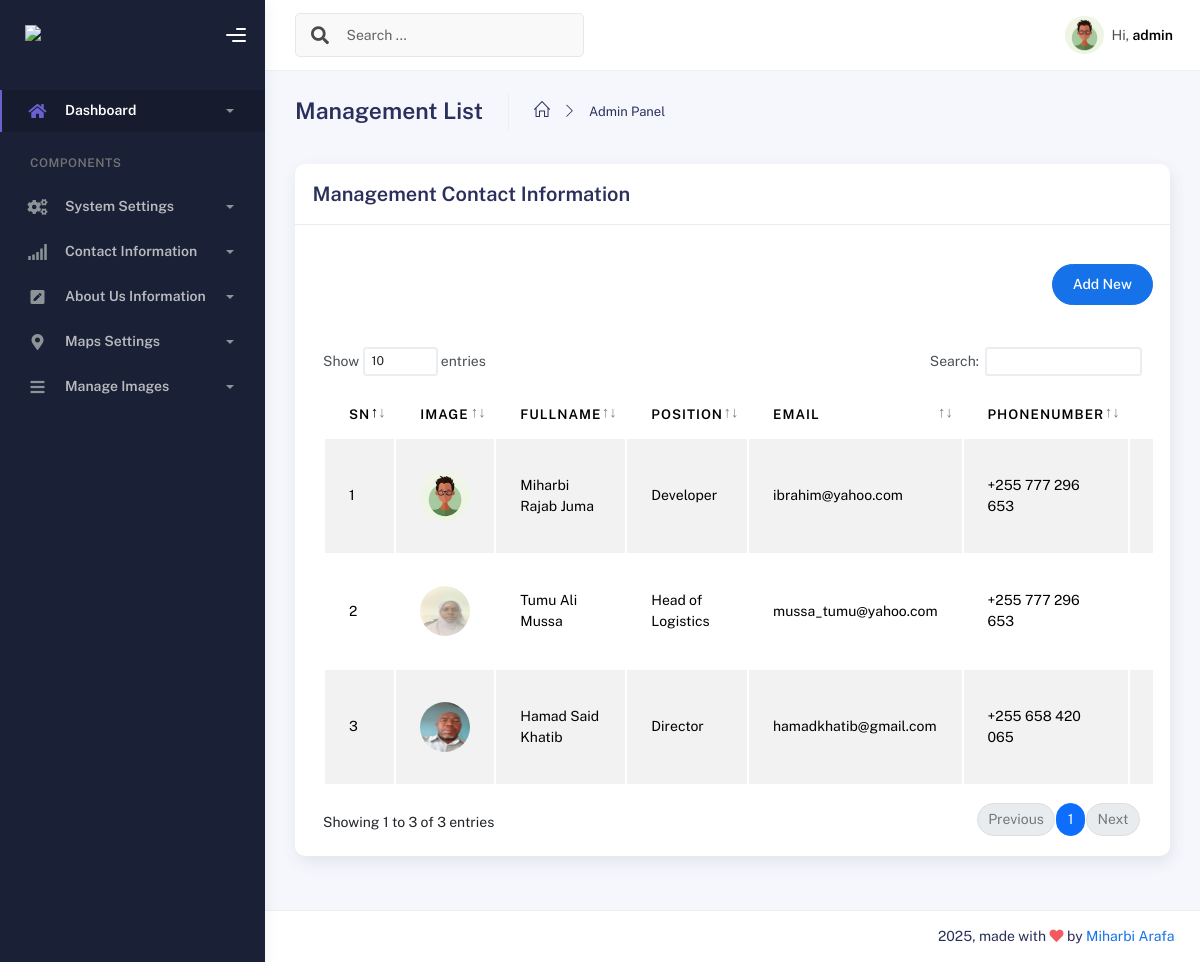
/admin/contact/list_management_contact.php (signed in), run on the app's committed database.
### tables this page shows
CREATE TABLE `management_contact` (
  `id` int(11) NOT NULL,
  `staff_image` varchar(255) DEFAULT NULL,
  `staff_name` varchar(100) NOT NULL,
  `staff_position` varchar(100) NOT NULL,
  `staff_email` varchar(100) NOT NULL,
  `staff_phone` varchar(16) NOT NULL
);

### admin/Database.php (called while the page is built, shortened)
<?php
class Database {
    private $host = "localhost";
    private $username = "root";
    private $password = "";
    private $dbname = "marine_zanzibar_db";
    private $conn;
    private function connect() {
        try {
            $this->conn = new PDO("mysql:host=$this->host;dbname=$this->dbname;charset=utf8mb4", $this->username, $this->password);
            $this->conn->setAttribute(PDO::ATTR_ERRMODE, PDO::ERRMODE_EXCEPTION);
        } catch (PDOException $e) {
            error_log("Connection failed: " . $e->getMessage());
            echo "Database connection failed. Please try again later.";
        }
    }
    public function prepare($sql) {
        return $this->conn->prepare($sql);
    }
}
?>

### admin/contact/list_management_contact.php (the view, shortened to what this page needs)
<?php
include '../components/header.php';
require '../Database.php';
$db = new Database();
$query = "SELECT * FROM management_contact ORDER BY id DESC;";
$stmt = $db->prepare($query);
$stmt->execute();
$contacts = $stmt->fetchAll(PDO::FETCH_ASSOC);
?>
<div class="container">
    <div class="page-inner">
        <div class="page-header">
            <h3 class="fw-bold mb-3">Management List</h3>
            <ul class="breadcrumbs mb-3">
                <li class="nav-home">
                    <a href="#">
                        <i class="icon-home"></i>
                    </a>
                </li>
                <li class="separator">
                    <i class="icon-arrow-right"></i>
                </li>
                <li class="nav-item">
                    <a href="#">Admin Panel</a>
                </li>
            </ul>
        </div>
        <div class="row">
            <div class="col-md-12">
                <div class="card">
                    <div class="card-header">
                        <h4 class="card-title">Management Contact Information</h4>
                    </div>
                    <div class="card-body">
                        <div class="table-responsive">
                            <div class="ms-md-auto py-2 mt-4 mb-5 py-md-0 text-end">
                                <a href="management_contact" class="btn btn-primary btn-round">Add New</a>
                            </div>
                            <table id="basic-datatables" class="display table table-striped table-hover">
                                <thead>
                                    <tr>
                                        <th>SN</th>
                                        <th>Image</th>
                                        <th>Fullname</th>
                                        <th>Position</th>
                                        <th>Email</th>
                                        <th>Phonenumber</th>
                                        <th>Action</th>
                                    </tr>
                                </thead>
                                <tbody>
                                    <?php foreach ($contacts as $index => $contact): ?>
                                    <tr>
                                        <td><?php echo $index + 1; ?></td>
                                        <td><img src="<?php echo htmlspecialchars($contact['staff_image']); ?>" alt="Image" style="width: 50px; height: 50px; border-radius: 50%;"></td>
                                        <td><?php echo htmlspecialchars($contact['staff_name']); ?></td>
                                        <td><?php echo htmlspecialchars($contact['staff_position']); ?></td>
                                        <td><?php echo htmlspecialchars($contact['staff_email']); ?></td>
                                        <td><?php echo htmlspecialchars($contact['staff_phone']); ?></td>
                                        <td>
                                        </td>
                                    </tr>
                                    <?php endforeach; ?>
                                </tbody>
                            </table>
                        </div>
                    </div>
                </div>
            </div>
        </div>
    </div>
</div>
<?php
include '../components/footer.php';
?>

### data on the page
management_contact: staff_image (picture), staff_name "Miharbi Rajab Juma", staff_position "Developer", staff_email "ibrahim@yahoo.com", staff_phone "+255 777 296 653"
management_contact: staff_image (picture), staff_name "Tumu Ali Mussa", staff_position "Head of Logistics", staff_email "mussa_tumu@yahoo.com", staff_phone "+255 777 296 653"
management_contact: staff_image (picture), staff_name "Hamad Said Khatib", staff_position "Director", staff_email "hamadkhatib@gmail.com", staff_phone "+255 658 420 065"

### other printed values
$username "admin"
